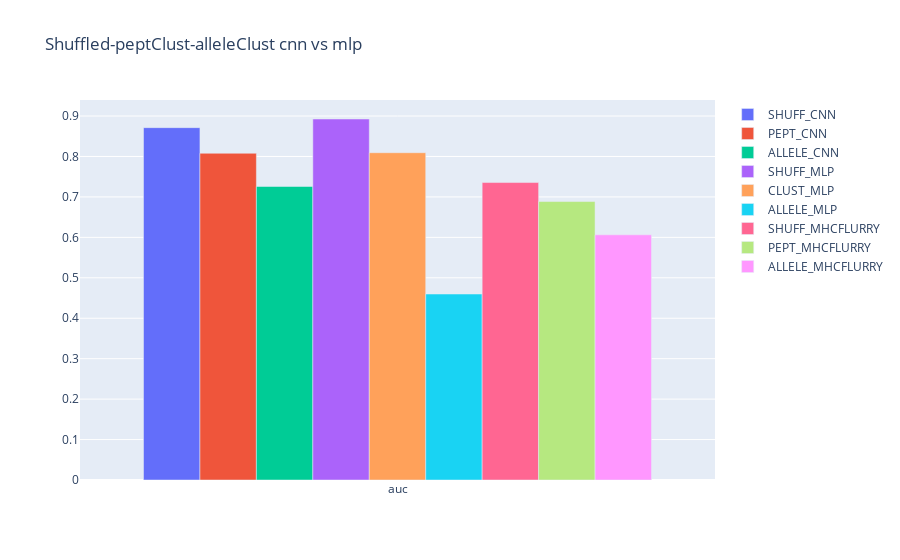

Notebook source saved alongside this figure:
### Code cell
comparison_metrics = {x : {y : best_models_metrics[x][y] for y in best_models_metrics[x] if y in ['auc']} for x in best_models_metrics}
plot_hist_comparison('Shuffled-peptClust-alleleClust cnn vs mlp', comparison_metrics)#, save='full_comparison.html')
comparison_metrics.keys()

### Figure 1 — Plotly figure (JSON) as saved in the notebook; plotly's stock layout.template omitted (floating-point values rounded to 4 significant figures)
{"data": [{"name": "SHUFF_CNN", "type": "bar", "x": ["auc"], "y": [0.8713]}, {"name": "PEPT_CNN", "type": "bar", "x": ["auc"], "y": [0.8079]}, {"name": "ALLELE_CNN", "type": "bar", "x": ["auc"], "y": [0.7257]}, {"name": "SHUFF_MLP", "type": "bar", "x": ["auc"], "y": [0.8927]}, {"name": "CLUST_MLP", "type": "bar", "x": ["auc"], "y": [0.8093]}, {"name": "ALLELE_MLP", "type": "bar", "x": ["auc"], "y": [0.4599]}, {"name": "SHUFF_MHCFLURRY", "type": "bar", "x": ["auc"], "y": [0.7355]}, {"name": "PEPT_MHCFLURRY", "type": "bar", "x": ["auc"], "y": [0.6886]}, {"name": "ALLELE_MHCFLURRY", "type": "bar", "x": ["auc"], "y": [0.6063]}], "layout": {"barmode": "group", "title": {"text": "Shuffled-peptClust-alleleClust cnn vs mlp"}}}
